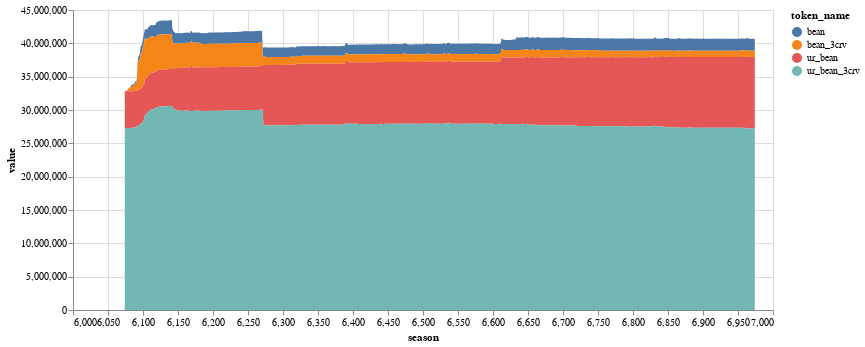

Notebook code for this chart:
### Code cell
alt.Chart(df_silo.copy().loc[df_silo.variable == 'total_deposited_bdv']
).mark_area(
).encode(
    x=alt.X("season:Q"), 
    y=alt.Y("value:Q"), 
    color=alt.Color("token_name:N"), 
    tooltip=alt.Tooltip("value:Q")
).properties(width=700)

### Figure 1 — Vega-Lite specification as saved in the notebook (floating-point values rounded to 4 significant figures; data arrays with more than 128 entries replaced by an {"elided": "..."} marker saying what was removed)
{"config": {"view": {"continuousWidth": 400, "continuousHeight": 300}}, "data": {"name": "data-6649d01f16d91558323d158f1aff17b6"}, "mark": "area", "encoding": {"color": {"field": "token_name", "type": "nominal"}, "tooltip": {"field": "value", "type": "quantitative"}, "x": {"field": "season", "type": "quantitative"}, "y": {"field": "value", "type": "quantitative"}}, "width": 700, "$schema": "https://vega.github.io/schema/vega-lite/v4.17.0.json", "datasets": {"data-6649d01f16d91558323d158f1aff17b6": {"elided": "3604 records"}}}
